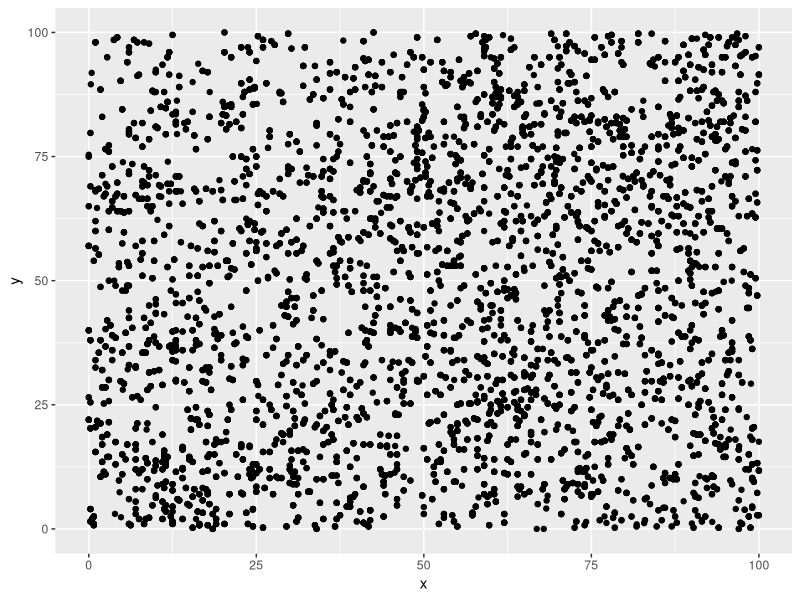
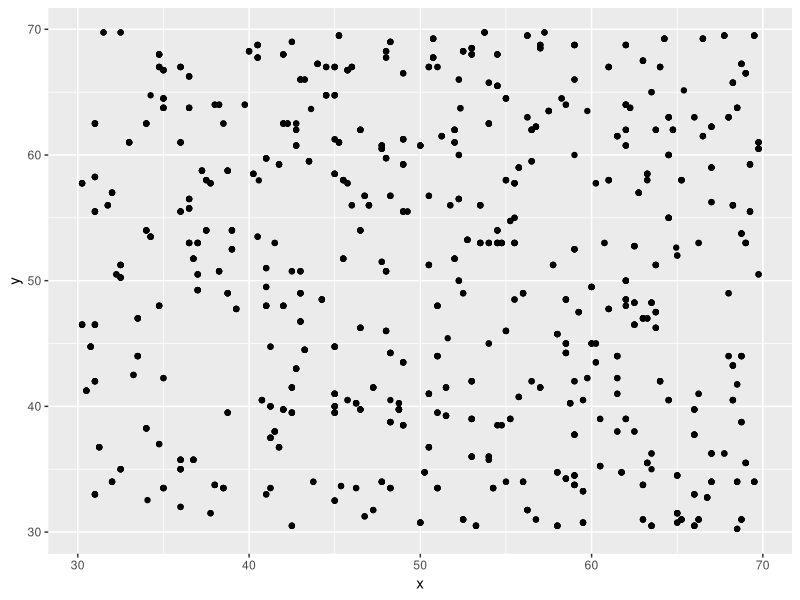
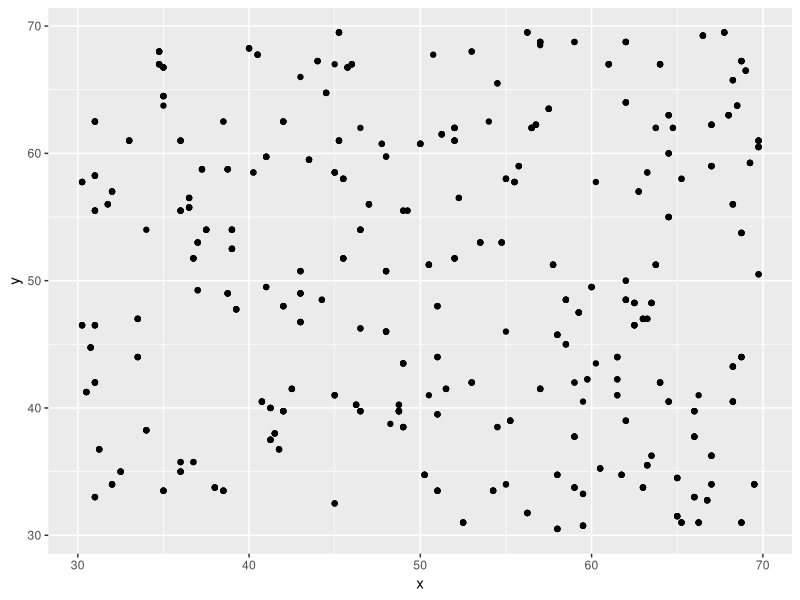

These figures' R source, in order:
library(ggplot2)

# for original data: update = FALSE
# for updated data: update = TRUE
update = TRUE

# meta = read.csv('data/D1823/D1823_meta.csv', stringsAsFactors = FALSE)
# rw = read.csv('data/D1823/D1823_rw.csv', stringsAsFactors = FALSE)
meta = read.csv('data/D1823/D1823_meta.csv', stringsAsFactors = FALSE)
rw = read.csv('data/D1823/D1823_rw.csv', stringsAsFactors = FALSE)

if (update) {
  meta = read.csv('data/D1823/D1823_meta_update.csv', stringsAsFactors = FALSE)
  # meta$dbh[which(meta$year == 2021)] = meta[which(meta$year == 2021),'dbh']/10
  
  rw = read.csv('data/D1823/D1823_rw_update.csv', stringsAsFactors = FALSE)
}


# meta = meta[which(meta$status_id %in% c('A', 'AS', 'AL')

# subset the data to smaller region
ggplot(data=meta) + 
  geom_point(aes(x=x,y=y)) 

hi = 70
lo = 30
meta_sub = meta[which((meta$x<hi)&(meta$x>lo)&(meta$y<hi)&(meta$y>lo)),]
# subset the data to smaller region
ggplot(data=meta_sub) + 
  geom_point(aes(x=x,y=y)) 

meta_sub = meta_sub[which(meta_sub$dbh>10),]
# subset the data to smaller region
ggplot(data=meta_sub) + 
  geom_point(aes(x=x,y=y)) 

meta_sub = meta_sub[which(!is.na(meta_sub$dbh)),]
# meta_sub = meta_sub[which(meta_sub$year %in% c(1994, 2004, 2011, 2019)),]

length(unique(meta_sub$stem_id))

rw_sub = rw[which(rw$stem_id %in% meta_sub$stem_id),]
length(unique(rw_sub$stem_id))

rw_stem_ids = unique(rw_sub$stem_id)

# meta_sub = meta_sub[which(meta_sub$stem_id %in% rw_stem_ids),]

stem_ids = unique(meta_sub$stem_id)
N_trees = length(stem_ids)
species_ids = unique(meta_sub$species_id)
N_species = length(species_ids)

stat_ids = seq(1, N_trees)
meta_sub$stat_id = match(meta_sub$stem_id, stem_ids)
meta_sub$species_code = match(meta_sub$species_id, species_ids)

year_lo = 1900
year_hi = 2019
if (update){
  year_hi = 2021
}
years = seq(year_lo, year_hi)

meta_sub = meta_sub[which(meta_sub$year %in% years),]

N_years = length(years)
years_idx = seq(1, N_years)

N_cores = nrow(rw_sub)

d = meta_sub$dbh
d2tree = stat_ids[match(meta_sub$stem_id, stem_ids)]
d2year = match(meta_sub$year, years)
d2species = meta_sub$species_code
N_dbh = length(d)

rw_stat_id = stat_ids[match(rw_sub$stem_id, stem_ids)]
rw_sub = data.frame(stat_id = rw_stat_id, rw_sub)
rw_sub = rw_sub[order(rw_sub$stat_id),]

rw_year_max = max(as.numeric(substr(colnames(rw_sub), 2, 5)[4:ncol(rw_sub)]))

y = data.frame(matrix(NA, nrow=N_trees, ncol=ncol(rw_sub)))
# y[match(rw_sub$stem_id, stem_ids),] = rw_sub
y[rw_sub$stat_id,] = rw_sub


# meta_sub$species_code[match(rw_sub$stat_id, meta_sub$stat_id)]

# rw_sub = rw_sub[match(rw_sub$stem_id, stem_ids),]
y = y[,which(substr(colnames(rw_sub), 2, 5) %in% years)]
if (!update){
  if (year_hi>2013) {
    y = data.frame(y, matrix(-999, nrow=N_trees, ncol=year_hi-2013))
  }
} 
if ((update)&(year_hi>2013)&(rw_year_max<year_hi)){
  y = data.frame(y, matrix(-999, nrow=N_trees, ncol=year_hi-2013))
}
# if (update & max())

# y[which(y==0)] = NA

logy = log(y)
# idx_order = match(rw_sub$stem_id, stem_ids)
# logy = logy[idx_order,]
# core2tree = stat_ids[match(rw_sub$stem_id, stem_ids)]
core2tree = stat_ids
core2species = meta_sub$species_code[match(core2tree, meta_sub$stat_id)]
core2stemids = stem_ids

rw_year_start = apply(logy, 1, which.min)
rw_year_end   = apply(logy, 1, which.max)

logy[is.na(logy)] = as.integer(-999)

# int<lower=0> N_trees;
# int<lower=0> N_years;
# int<lower=0> N_species;
# int<lower=0> N_cores;
# 
# matrix[N_cores, N_years] y;
# int<lower=0> core2tree[N_cores];
# 
# real d[N_trees];
# int<lower=0> d2tree[N_trees];
# int<lower=0> d2year[N_trees];

N_trees
N_years
N_cores
N_dbh
y
logy
core2tree
core2species
d
d2tree
d2year

if (update) {
  fname = 'data/D1823/D1823_input_update.RDS'
} else {
  fname = 'data/D1823/D1823_input.RDS'
}

saveRDS(list(N_trees = N_trees, 
             N_years = N_years,
             N_species = N_species,
             N_cores = N_cores,
             N_dbh = N_dbh,
             y = y,
             logy = logy,
             rw_year_start = rw_year_start,
             rw_year_end = rw_year_end,
             core2tree = core2tree,
             core2species = core2species,
             core2stemids = core2stemids,
             d = d,
             d2tree = d2tree,
             d2year = d2year,
             d2species = d2species,
             sig_d_obs = 0.02,
             species_ids = species_ids,
             years = years
),
file=fname)
